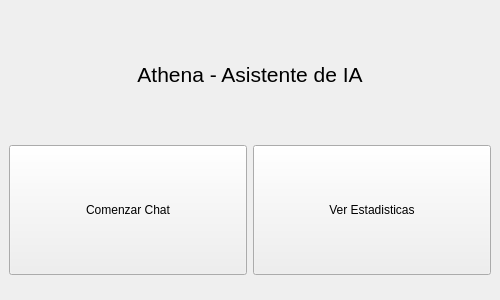
<?xml version="1.0" encoding="UTF-8"?>
<ui version="4.0">
 <class>MainWindow</class>
 <widget class="QMainWindow" name="MainWindow">
  <property name="geometry">
   <rect>
    <x>0</x>
    <y>0</y>
    <width>500</width>
    <height>300</height>
   </rect>
  </property>
  <property name="minimumSize">
   <size>
    <width>500</width>
    <height>300</height>
   </size>
  </property>
  <property name="maximumSize">
   <size>
    <width>500</width>
    <height>300</height>
   </size>
  </property>
  <property name="contextMenuPolicy">
   <enum>Qt::ContextMenuPolicy::DefaultContextMenu</enum>
  </property>
  <property name="windowTitle">
   <string>Athena - Pantalla principal</string>
  </property>
  <widget class="QWidget" name="centralwidget">
   <layout class="QGridLayout" name="gridLayout">
    <item row="3" column="1">
     <widget class="QPushButton" name="btn_est">
      <property name="minimumSize">
       <size>
        <width>0</width>
        <height>130</height>
       </size>
      </property>
      <property name="text">
       <string>Ver Estadisticas</string>
      </property>
     </widget>
    </item>
    <item row="3" column="0">
     <widget class="QPushButton" name="btn_chat">
      <property name="sizePolicy">
       <sizepolicy hsizetype="Minimum" vsizetype="Maximum">
        <horstretch>0</horstretch>
        <verstretch>0</verstretch>
       </sizepolicy>
      </property>
      <property name="minimumSize">
       <size>
        <width>50</width>
        <height>130</height>
       </size>
      </property>
      <property name="text">
       <string>Comenzar Chat</string>
      </property>
     </widget>
    </item>
    <item row="2" column="0" colspan="2">
     <widget class="QLabel" name="label">
      <property name="sizePolicy">
       <sizepolicy hsizetype="Preferred" vsizetype="Maximum">
        <horstretch>0</horstretch>
        <verstretch>0</verstretch>
       </sizepolicy>
      </property>
      <property name="maximumSize">
       <size>
        <width>16777215</width>
        <height>100</height>
       </size>
      </property>
      <property name="font">
       <font>
        <pointsize>16</pointsize>
        <bold>false</bold>
       </font>
      </property>
      <property name="text">
       <string>Athena - Asistente de IA</string>
      </property>
      <property name="alignment">
       <set>Qt::AlignmentFlag::AlignCenter</set>
      </property>
     </widget>
    </item>
   </layout>
  </widget>
 </widget>
 <resources/>
 <connections/>
</ui>
